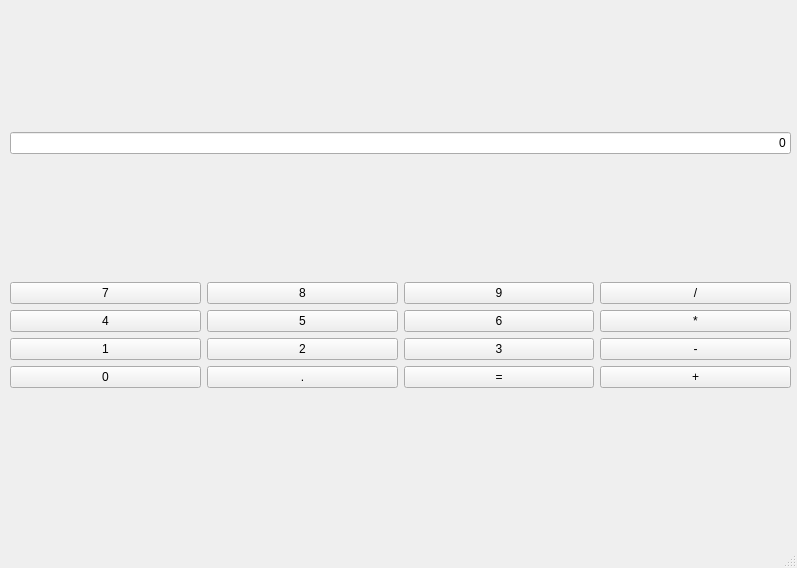
<?xml version="1.0" encoding="UTF-8"?>
<ui version="4.0">
 <class>MainWindow</class>
 <widget class="QMainWindow" name="MainWindow">
  <property name="geometry">
   <rect>
    <x>0</x>
    <y>0</y>
    <width>797</width>
    <height>568</height>
   </rect>
  </property>
  <property name="windowTitle">
   <string>MainWindow</string>
  </property>
  <widget class="QWidget" name="centralwidget">
   <widget class="QWidget" name="verticalLayoutWidget">
    <property name="geometry">
     <rect>
      <x>10</x>
      <y>10</y>
      <width>781</width>
      <height>501</height>
     </rect>
    </property>
    <layout class="QVBoxLayout" name="MainLayout">
     <item>
      <widget class="QLineEdit" name="MainPole">
       <property name="text">
        <string>0</string>
       </property>
       <property name="alignment">
        <set>Qt::AlignRight|Qt::AlignTrailing|Qt::AlignVCenter</set>
       </property>
      </widget>
     </item>
     <item>
      <layout class="QVBoxLayout" name="verticalLayout">
       <item>
        <layout class="QGridLayout" name="gridLayout_2">
         <item row="0" column="2">
          <widget class="QPushButton" name="pushButton_3">
           <property name="text">
            <string>9</string>
           </property>
          </widget>
         </item>
         <item row="1" column="0">
          <widget class="QPushButton" name="pushButton_4">
           <property name="text">
            <string>4</string>
           </property>
          </widget>
         </item>
         <item row="0" column="0">
          <widget class="QPushButton" name="pushButton">
           <property name="text">
            <string>7</string>
           </property>
          </widget>
         </item>
         <item row="0" column="1">
          <widget class="QPushButton" name="pushButton_2">
           <property name="text">
            <string>8</string>
           </property>
          </widget>
         </item>
         <item row="1" column="1">
          <widget class="QPushButton" name="pushButton_5">
           <property name="text">
            <string>5</string>
           </property>
          </widget>
         </item>
         <item row="1" column="2">
          <widget class="QPushButton" name="pushButton_6">
           <property name="text">
            <string>6</string>
           </property>
          </widget>
         </item>
         <item row="3" column="2">
          <widget class="QPushButton" name="pushButton_12">
           <property name="text">
            <string>=</string>
           </property>
          </widget>
         </item>
         <item row="3" column="1">
          <widget class="QPushButton" name="pushButton_11">
           <property name="text">
            <string>.</string>
           </property>
          </widget>
         </item>
         <item row="3" column="0">
          <widget class="QPushButton" name="pushButton_10">
           <property name="text">
            <string>0</string>
           </property>
          </widget>
         </item>
         <item row="2" column="2">
          <widget class="QPushButton" name="pushButton_9">
           <property name="text">
            <string>3</string>
           </property>
          </widget>
         </item>
         <item row="2" column="0">
          <widget class="QPushButton" name="pushButton_7">
           <property name="text">
            <string>1</string>
           </property>
          </widget>
         </item>
         <item row="2" column="1">
          <widget class="QPushButton" name="pushButton_8">
           <property name="text">
            <string>2</string>
           </property>
          </widget>
         </item>
         <item row="0" column="3">
          <widget class="QPushButton" name="pushButton_13">
           <property name="text">
            <string>/</string>
           </property>
          </widget>
         </item>
         <item row="1" column="3">
          <widget class="QPushButton" name="pushButton_14">
           <property name="text">
            <string>*</string>
           </property>
          </widget>
         </item>
         <item row="2" column="3">
          <widget class="QPushButton" name="pushButton_15">
           <property name="text">
            <string>-</string>
           </property>
          </widget>
         </item>
         <item row="3" column="3">
          <widget class="QPushButton" name="pushButton_16">
           <property name="text">
            <string>+</string>
           </property>
          </widget>
         </item>
        </layout>
       </item>
      </layout>
     </item>
    </layout>
   </widget>
  </widget>
  <widget class="QMenuBar" name="menubar">
   <property name="geometry">
    <rect>
     <x>0</x>
     <y>0</y>
     <width>797</width>
     <height>26</height>
    </rect>
   </property>
  </widget>
  <widget class="QStatusBar" name="statusbar"/>
 </widget>
 <resources/>
 <connections/>
</ui>
